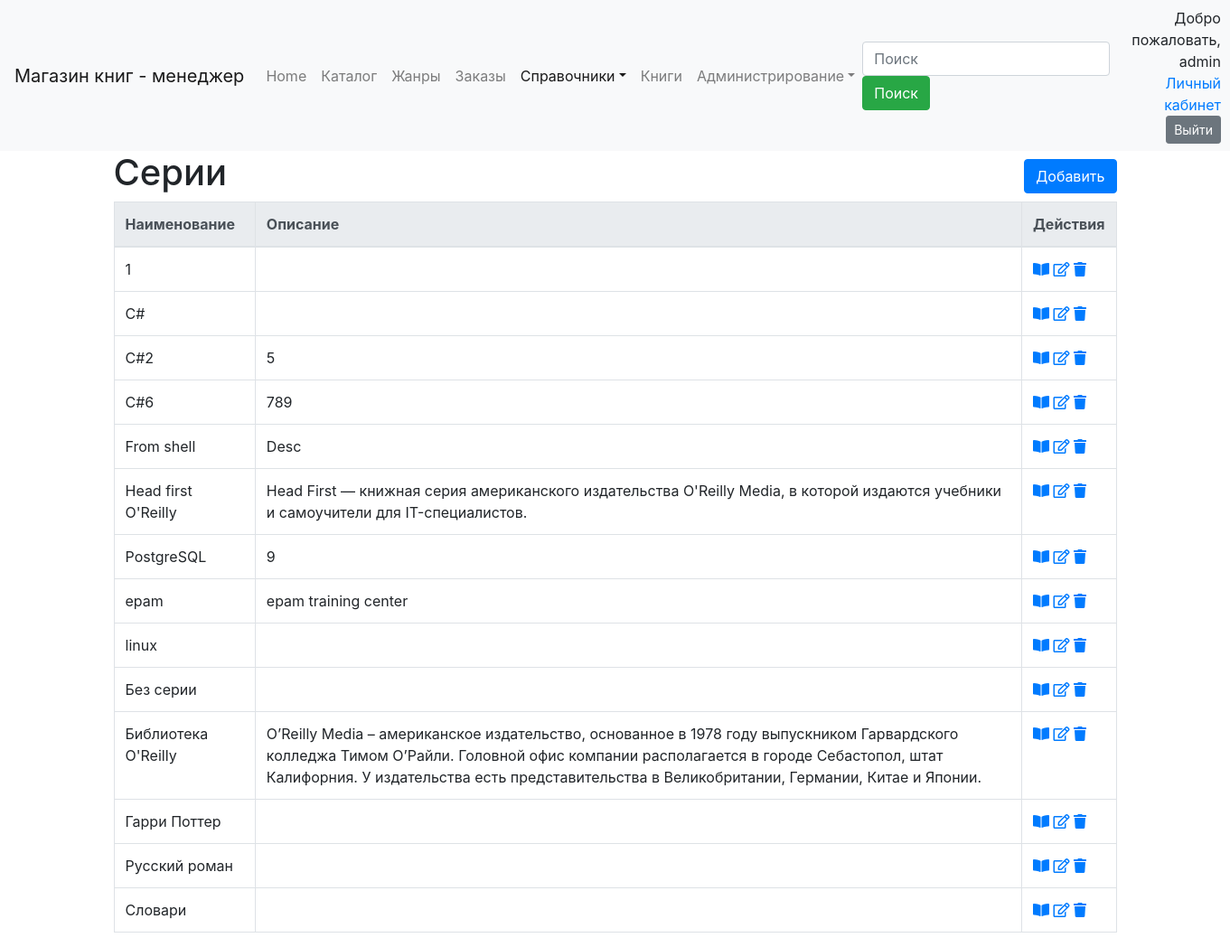
The page /ref/serie/ (signed in) on the database as committed earlier.
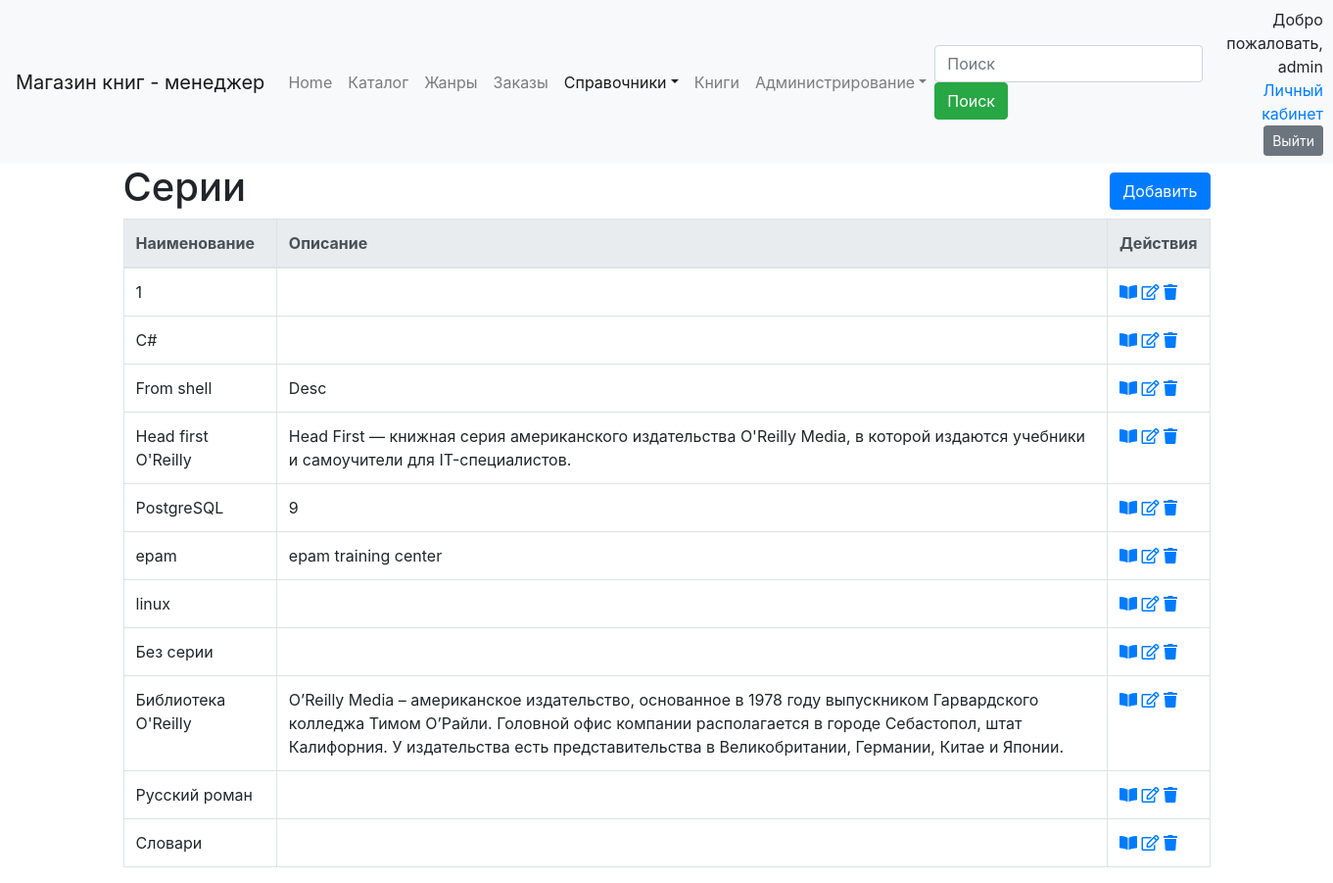
The same page on the database as committed later.
### dimensionsapp/models.py (models this page shows, shortened)
class Dimension(models.Model):
    name = models.CharField("Наименование", max_length=50, unique=True)
    description = models.TextField("Описание", blank=True, )
    class Meta:
        abstract = True
        ordering = ['name']

class Serie(Dimension):
    class Meta(Dimension.Meta):
        verbose_name = 'серия'
        verbose_name_plural = 'серии'

### dimensionsapp/views.py (the view)
# urls.py: path('serie/', SerieListView.as_view(), name='serie_list'),
class SerieListView(ManagerListViewFilter):
    model = Serie

### dimensionsapp/form.py
class SearchForm(forms.Form):
    search = forms.CharField(label='Наименование', required=False)

### dimensionsapp/views.py (called while the page is built)
    def get_context_data(self, *, object_list=None, **kwargs):
        context = super().get_context_data(**kwargs)
        if 'search' in self.request.GET:
            context['form'] = self.form({'search': self.request.GET['search']})
            context['search_string'] = self.request.GET['search']
        else:
            context['form'] = self.form()
        return context

    def get_queryset(self):
        qs = super().get_queryset()
        if 'search' in self.request.GET and self.request.GET['search'] != '':
            name = self.request.GET['search']
            qs = qs.filter(name__icontains=name)
        return qs

### dimensionsapp/templates/dimensionsapp/serie_list.html (shortened to what this page needs)
{% extends 'dimension_list.html' %}
{% block header %}
        <H1>Серии</H1>
    {% endblock %}
{% block create_ankor%}{% url 'serie_create' %}{% endblock %}
{% block  url_view%}{% url 'serie_detail' object.pk%}{% endblock %}
{% block  url_edit%}{% url 'serie_update' object.pk%}{% endblock %}
{% block  url_delete%}{% url 'serie_delete' object.pk%}{% endblock %}

### templates/dimension_list.html (shortened to what this page needs)
{% extends 'base.html' %}
{% load static %}
{% load crispy_forms_tags %}
{% load paginator_page %}
{% block navbar %}
    {% include 'navbar.html' with search_tag="search" active="dimension" %}
{% endblock %}
{% block body %}
    <div class="container">
        <div class="row align-items-center">
            <div class="col-auto">
                {% block header %}{% endblock %}
            </div>
            <div class="col text-right">
                {% block create %}
                    <a href="{% block create_ankor %}{{ object_list.model.get_create_url }}{% endblock %}"
                       class="btn btn-primary my-1">Добавить</a>
                {% endblock %}
            </div>
        </div>
        <table class="table table-bordered">
            {% block dimension_list %}
                <thead class="thead-light">
                <tr>
                    {% block list_header %}
                        <th>Наименование</th>
                        <th>Описание</th>
                    {% endblock %}
                    <th>Действия</th>
                </tr>
                </thead>
                <tbody>
                {% for object in object_list %}
                    <tr>
                        {% block list_element %}
                            <td>{{ object.name }}</td>
                            <td>{{ object.description }}</td>
                        {% endblock %}
                        {% block actions %}
                            <td>
                                <a href="{% block  url_view %}{{ object.get_detail_url }}{% endblock %}"
                                   title="Посмотреть"><i class="fas fa-book-open"></i></a>
                                <a href="{% block  url_edit %}{{ object.get_update_url }}{% endblock %}"
                                   title="Править"><i class="far fa-edit"></i></a>
                                <a href="{% block  url_delete %}{{ object.get_delete_url }}{% endblock %}"
                                   title="Удалить"><i class="fas fa-trash"></i></a>
                            </td>
                        {% endblock %}
                    </tr>
                {% endfor %}
                </tbody>
            {% endblock %}
        </table>
    </div>
{% endblock body %}

Rows that differ between the two databases and show on the page:
removed Serie: name "C#2", description "5"
removed Serie: name "C#6", description "789"
removed Serie: name "Гарри Поттер"
